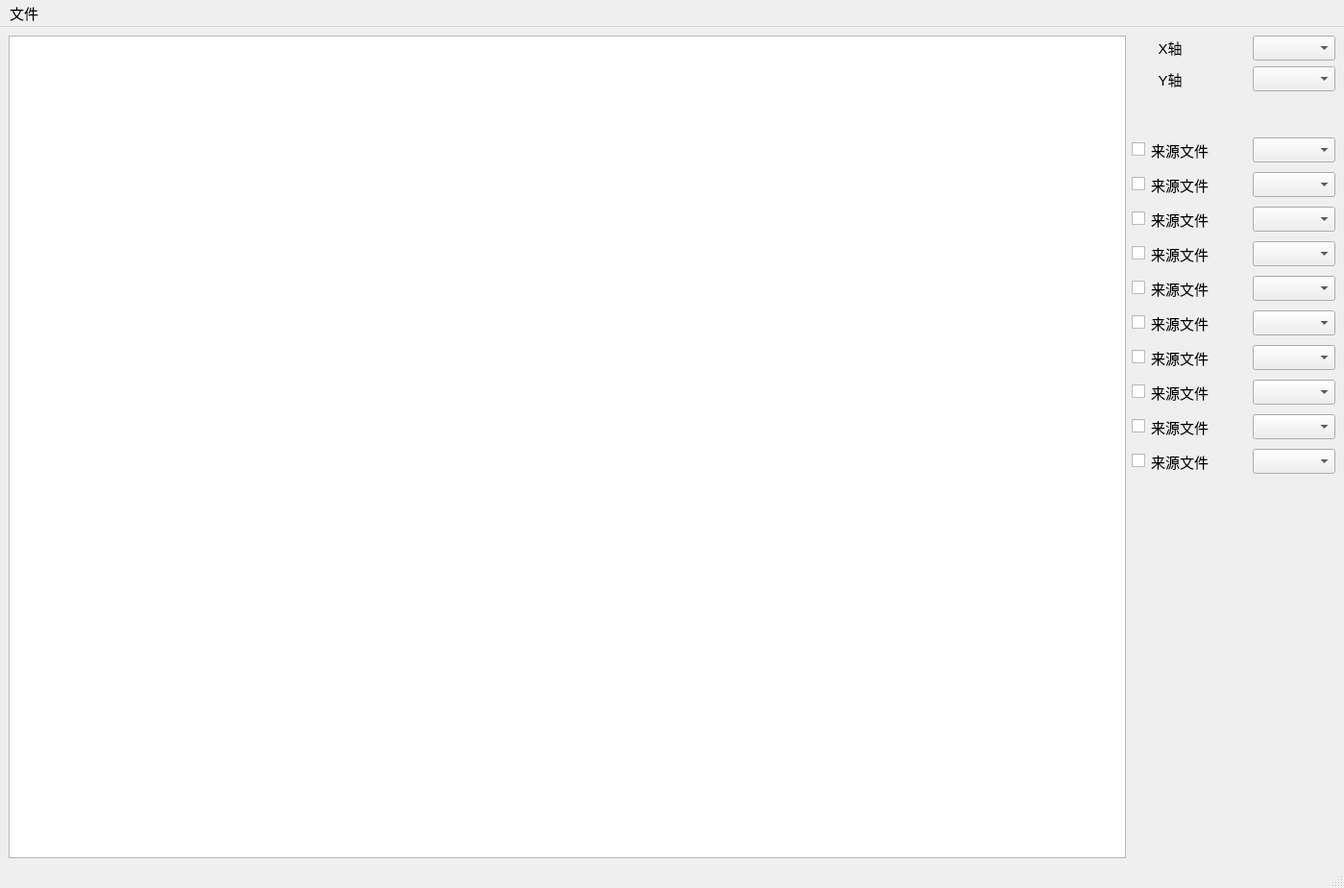
<?xml version="1.0" encoding="UTF-8"?>
<ui version="4.0">
 <class>MainWindow</class>
 <widget class="QMainWindow" name="MainWindow">
  <property name="geometry">
   <rect>
    <x>0</x>
    <y>0</y>
    <width>1399</width>
    <height>924</height>
   </rect>
  </property>
  <property name="windowTitle">
   <string>MainWindow</string>
  </property>
  <widget class="QWidget" name="centralwidget">
   <layout class="QGridLayout" name="gridLayout_3">
    <item row="0" column="1">
     <layout class="QGridLayout" name="gridLayout">
      <item row="0" column="0">
       <widget class="QLabel" name="label">
        <property name="minimumSize">
         <size>
          <width>40</width>
          <height>0</height>
         </size>
        </property>
        <property name="maximumSize">
         <size>
          <width>16777215</width>
          <height>21</height>
         </size>
        </property>
        <property name="font">
         <font>
          <pointsize>11</pointsize>
         </font>
        </property>
        <property name="text">
         <string>X轴</string>
        </property>
        <property name="alignment">
         <set>Qt::AlignCenter</set>
        </property>
       </widget>
      </item>
      <item row="0" column="1">
       <spacer name="horizontalSpacer_3">
        <property name="orientation">
         <enum>Qt::Horizontal</enum>
        </property>
        <property name="sizeType">
         <enum>QSizePolicy::Fixed</enum>
        </property>
        <property name="sizeHint" stdset="0">
         <size>
          <width>40</width>
          <height>20</height>
         </size>
        </property>
       </spacer>
      </item>
      <item row="0" column="2">
       <widget class="QComboBox" name="qdcomx1">
        <property name="minimumSize">
         <size>
          <width>0</width>
          <height>21</height>
         </size>
        </property>
        <property name="font">
         <font>
          <pointsize>11</pointsize>
         </font>
        </property>
       </widget>
      </item>
      <item row="1" column="0">
       <widget class="QLabel" name="label_2">
        <property name="minimumSize">
         <size>
          <width>0</width>
          <height>21</height>
         </size>
        </property>
        <property name="font">
         <font>
          <pointsize>11</pointsize>
         </font>
        </property>
        <property name="text">
         <string>Y轴</string>
        </property>
        <property name="alignment">
         <set>Qt::AlignCenter</set>
        </property>
       </widget>
      </item>
      <item row="1" column="2">
       <widget class="QComboBox" name="qdcomy1">
        <property name="minimumSize">
         <size>
          <width>0</width>
          <height>21</height>
         </size>
        </property>
        <property name="font">
         <font>
          <pointsize>11</pointsize>
         </font>
        </property>
       </widget>
      </item>
     </layout>
    </item>
    <item row="0" column="0" rowspan="3">
     <widget class="PlotWidget" name="graphicsView">
      <property name="minimumSize">
       <size>
        <width>1021</width>
        <height>721</height>
       </size>
      </property>
     </widget>
    </item>
    <item row="2" column="1">
     <layout class="QGridLayout" name="gridLayout_2">
      <item row="3" column="0">
       <widget class="QCheckBox" name="checkBox_3">
        <property name="text">
         <string/>
        </property>
       </widget>
      </item>
      <item row="5" column="0">
       <widget class="QCheckBox" name="checkBox_5">
        <property name="text">
         <string/>
        </property>
       </widget>
      </item>
      <item row="7" column="0">
       <widget class="QCheckBox" name="checkBox_7">
        <property name="text">
         <string/>
        </property>
       </widget>
      </item>
      <item row="2" column="2">
       <spacer name="horizontalSpacer_2">
        <property name="orientation">
         <enum>Qt::Horizontal</enum>
        </property>
        <property name="sizeType">
         <enum>QSizePolicy::Fixed</enum>
        </property>
        <property name="sizeHint" stdset="0">
         <size>
          <width>40</width>
          <height>20</height>
         </size>
        </property>
       </spacer>
      </item>
      <item row="5" column="3">
       <widget class="QComboBox" name="qdcom1_5">
        <property name="font">
         <font>
          <pointsize>11</pointsize>
         </font>
        </property>
       </widget>
      </item>
      <item row="10" column="0">
       <widget class="QCheckBox" name="checkBox_10">
        <property name="text">
         <string/>
        </property>
       </widget>
      </item>
      <item row="6" column="1">
       <widget class="QLabel" name="label_8">
        <property name="minimumSize">
         <size>
          <width>0</width>
          <height>30</height>
         </size>
        </property>
        <property name="font">
         <font>
          <pointsize>11</pointsize>
         </font>
        </property>
        <property name="text">
         <string>来源文件</string>
        </property>
       </widget>
      </item>
      <item row="7" column="1">
       <widget class="QLabel" name="label_9">
        <property name="minimumSize">
         <size>
          <width>0</width>
          <height>30</height>
         </size>
        </property>
        <property name="font">
         <font>
          <pointsize>11</pointsize>
         </font>
        </property>
        <property name="text">
         <string>来源文件</string>
        </property>
       </widget>
      </item>
      <item row="3" column="3">
       <widget class="QComboBox" name="qdcom1_3">
        <property name="font">
         <font>
          <pointsize>11</pointsize>
         </font>
        </property>
       </widget>
      </item>
      <item row="9" column="1">
       <widget class="QLabel" name="label_11">
        <property name="minimumSize">
         <size>
          <width>0</width>
          <height>30</height>
         </size>
        </property>
        <property name="font">
         <font>
          <pointsize>11</pointsize>
         </font>
        </property>
        <property name="text">
         <string>来源文件</string>
        </property>
       </widget>
      </item>
      <item row="4" column="0">
       <widget class="QCheckBox" name="checkBox_4">
        <property name="text">
         <string/>
        </property>
       </widget>
      </item>
      <item row="7" column="3">
       <widget class="QComboBox" name="qdcom1_7">
        <property name="font">
         <font>
          <pointsize>11</pointsize>
         </font>
        </property>
       </widget>
      </item>
      <item row="5" column="1">
       <widget class="QLabel" name="label_7">
        <property name="minimumSize">
         <size>
          <width>0</width>
          <height>30</height>
         </size>
        </property>
        <property name="font">
         <font>
          <pointsize>11</pointsize>
         </font>
        </property>
        <property name="text">
         <string>来源文件</string>
        </property>
       </widget>
      </item>
      <item row="6" column="3">
       <widget class="QComboBox" name="qdcom1_6">
        <property name="font">
         <font>
          <pointsize>11</pointsize>
         </font>
        </property>
       </widget>
      </item>
      <item row="2" column="0">
       <widget class="QCheckBox" name="checkBox_2">
        <property name="text">
         <string/>
        </property>
       </widget>
      </item>
      <item row="11" column="3">
       <widget class="QComboBox" name="qdcom1_11">
        <property name="font">
         <font>
          <pointsize>11</pointsize>
         </font>
        </property>
       </widget>
      </item>
      <item row="10" column="3">
       <widget class="QComboBox" name="qdcom1_10">
        <property name="font">
         <font>
          <pointsize>11</pointsize>
         </font>
        </property>
       </widget>
      </item>
      <item row="4" column="1">
       <widget class="QLabel" name="label_6">
        <property name="minimumSize">
         <size>
          <width>0</width>
          <height>30</height>
         </size>
        </property>
        <property name="font">
         <font>
          <pointsize>11</pointsize>
         </font>
        </property>
        <property name="text">
         <string>来源文件</string>
        </property>
       </widget>
      </item>
      <item row="8" column="3">
       <widget class="QComboBox" name="qdcom1_8">
        <property name="font">
         <font>
          <pointsize>11</pointsize>
         </font>
        </property>
       </widget>
      </item>
      <item row="6" column="0">
       <widget class="QCheckBox" name="checkBox_6">
        <property name="text">
         <string/>
        </property>
       </widget>
      </item>
      <item row="8" column="1">
       <widget class="QLabel" name="label_10">
        <property name="minimumSize">
         <size>
          <width>0</width>
          <height>30</height>
         </size>
        </property>
        <property name="font">
         <font>
          <pointsize>11</pointsize>
         </font>
        </property>
        <property name="text">
         <string>来源文件</string>
        </property>
       </widget>
      </item>
      <item row="9" column="3">
       <widget class="QComboBox" name="qdcom1_9">
        <property name="font">
         <font>
          <pointsize>11</pointsize>
         </font>
        </property>
       </widget>
      </item>
      <item row="2" column="3">
       <widget class="QComboBox" name="qdcom1_2">
        <property name="font">
         <font>
          <pointsize>11</pointsize>
         </font>
        </property>
       </widget>
      </item>
      <item row="3" column="1">
       <widget class="QLabel" name="label_5">
        <property name="minimumSize">
         <size>
          <width>0</width>
          <height>30</height>
         </size>
        </property>
        <property name="font">
         <font>
          <pointsize>11</pointsize>
         </font>
        </property>
        <property name="text">
         <string>来源文件</string>
        </property>
       </widget>
      </item>
      <item row="10" column="1">
       <widget class="QLabel" name="label_12">
        <property name="minimumSize">
         <size>
          <width>0</width>
          <height>30</height>
         </size>
        </property>
        <property name="font">
         <font>
          <pointsize>11</pointsize>
         </font>
        </property>
        <property name="text">
         <string>来源文件</string>
        </property>
       </widget>
      </item>
      <item row="4" column="3">
       <widget class="QComboBox" name="qdcom1_4">
        <property name="font">
         <font>
          <pointsize>11</pointsize>
         </font>
        </property>
       </widget>
      </item>
      <item row="2" column="1">
       <widget class="QLabel" name="label_4">
        <property name="minimumSize">
         <size>
          <width>0</width>
          <height>30</height>
         </size>
        </property>
        <property name="font">
         <font>
          <pointsize>11</pointsize>
         </font>
        </property>
        <property name="text">
         <string>来源文件</string>
        </property>
       </widget>
      </item>
      <item row="8" column="0">
       <widget class="QCheckBox" name="checkBox_8">
        <property name="text">
         <string/>
        </property>
       </widget>
      </item>
      <item row="11" column="0">
       <widget class="QCheckBox" name="checkBox_11">
        <property name="text">
         <string/>
        </property>
       </widget>
      </item>
      <item row="9" column="0">
       <widget class="QCheckBox" name="checkBox_9">
        <property name="text">
         <string/>
        </property>
       </widget>
      </item>
      <item row="12" column="1">
       <spacer name="verticalSpacer_2">
        <property name="orientation">
         <enum>Qt::Vertical</enum>
        </property>
        <property name="sizeHint" stdset="0">
         <size>
          <width>20</width>
          <height>40</height>
         </size>
        </property>
       </spacer>
      </item>
      <item row="11" column="1">
       <widget class="QLabel" name="label_13">
        <property name="minimumSize">
         <size>
          <width>0</width>
          <height>30</height>
         </size>
        </property>
        <property name="font">
         <font>
          <pointsize>11</pointsize>
         </font>
        </property>
        <property name="text">
         <string>来源文件</string>
        </property>
       </widget>
      </item>
     </layout>
    </item>
    <item row="1" column="1">
     <spacer name="verticalSpacer">
      <property name="orientation">
       <enum>Qt::Vertical</enum>
      </property>
      <property name="sizeType">
       <enum>QSizePolicy::Fixed</enum>
      </property>
      <property name="sizeHint" stdset="0">
       <size>
        <width>20</width>
        <height>40</height>
       </size>
      </property>
     </spacer>
    </item>
   </layout>
  </widget>
  <widget class="QMenuBar" name="menubar">
   <property name="geometry">
    <rect>
     <x>0</x>
     <y>0</y>
     <width>1399</width>
     <height>26</height>
    </rect>
   </property>
   <property name="font">
    <font>
     <pointsize>11</pointsize>
    </font>
   </property>
   <widget class="QMenu" name="menu">
    <property name="font">
     <font>
      <pointsize>11</pointsize>
     </font>
    </property>
    <property name="title">
     <string>文件</string>
    </property>
    <addaction name="actionfile"/>
    <addaction name="separator"/>
    <addaction name="actionreadfile"/>
   </widget>
   <addaction name="menu"/>
  </widget>
  <widget class="QStatusBar" name="statusbar"/>
  <action name="actionfile">
   <property name="text">
    <string>添加文件</string>
   </property>
   <property name="font">
    <font>
     <pointsize>11</pointsize>
    </font>
   </property>
  </action>
  <action name="actionreadfile">
   <property name="text">
    <string>读取参数</string>
   </property>
   <property name="font">
    <font>
     <pointsize>11</pointsize>
    </font>
   </property>
  </action>
 </widget>
 <customwidgets>
  <customwidget>
   <class>PlotWidget</class>
   <extends>QGraphicsView</extends>
   <header location="global">pyqtgraph</header>
  </customwidget>
 </customwidgets>
 <resources/>
 <connections/>
</ui>
